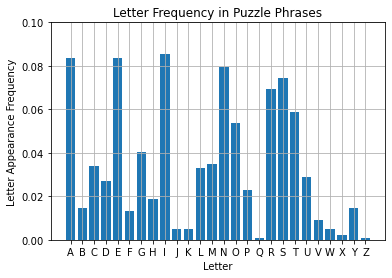

Recreate this plot in Python.
###############################################################################
# Author: Miguel Castiho Oliveira
# Date: 04/29/2021
# Description Graphs the amount of each letter in the phrases file
###############################################################################
import matplotlib.pyplot as plt
def main():
    listLines = []
    listLetters = []
    totalLetters = 0
    with open('phrases.txt', 'r') as fid:
        for line in fid:
            listLines.append(line.strip())
    for i in range(len(listLines)): #This nested loop goes through each line individually and then gets the letters in the inner loop
        for j in range(len(listLines[i])):
            listLetters.append(listLines[i][j])
    totalLetters = len(listLetters)
    #now we append each letter, both upper and lower case into the respective variables
    a = (listLetters.count('a') + listLetters.count("A")) / totalLetters
    b = (listLetters.count('b') + listLetters.count("B")) / totalLetters
    c = (listLetters.count('c') + listLetters.count("C")) / totalLetters
    d = (listLetters.count('d') + listLetters.count("D")) / totalLetters
    e = (listLetters.count('e') + listLetters.count("E")) / totalLetters
    f = (listLetters.count('f') + listLetters.count("F")) / totalLetters
    g = (listLetters.count('g') + listLetters.count("G")) / totalLetters
    h = (listLetters.count('h') + listLetters.count("H")) / totalLetters
    i = (listLetters.count('i') + listLetters.count("I")) / totalLetters
    j = (listLetters.count('j') + listLetters.count("J")) / totalLetters
    k = (listLetters.count('k') + listLetters.count("K")) / totalLetters
    l = (listLetters.count('l') + listLetters.count("L")) / totalLetters
    m = (listLetters.count('m') + listLetters.count("M")) / totalLetters
    n = (listLetters.count('n') + listLetters.count("N")) / totalLetters
    o = (listLetters.count('o') + listLetters.count("O")) / totalLetters
    p = (listLetters.count('p') + listLetters.count("P")) / totalLetters
    q = (listLetters.count('q') + listLetters.count("Q")) / totalLetters
    r = (listLetters.count('r') + listLetters.count("R")) / totalLetters
    s = (listLetters.count('s') + listLetters.count("S")) / totalLetters
    t = (listLetters.count('t') + listLetters.count("T")) / totalLetters
    u = (listLetters.count('u') + listLetters.count("U")) / totalLetters
    v = (listLetters.count('v') + listLetters.count("V")) / totalLetters
    w = (listLetters.count('w') + listLetters.count("W")) / totalLetters
    x = (listLetters.count('x') + listLetters.count("X")) / totalLetters
    y = (listLetters.count('y') + listLetters.count("Y")) / totalLetters
    z = (listLetters.count('z') + listLetters.count("Z")) / totalLetters
    freqList = [a,b,c,d,e,f,g,h,i,j,k,l,m,n,o,p,q,r,s,t,u,v,w,x,y,z]
    listWidth =['a','b','c','d','e','f','g','h','i','j','k','l','m','n','o','p','q','r','s','t','u','v','w','x','y','z']
    listWidthTrue = []
    for i in range(len(listWidth)):
        listWidthTrue.append(listWidth[i].upper()) 
    fig, ax = plt.subplots()
    ax.bar(listWidthTrue, freqList)
    ax.grid()
    ax.set_title("Letter Frequency in Puzzle Phrases")
    ax.set_xlabel('Letter')
    ax.set_ylabel('Letter Appearance Frequency')
    ax.set_ylim(0,0.10)
if __name__ == '__main__':
    main()
    plt.show()
